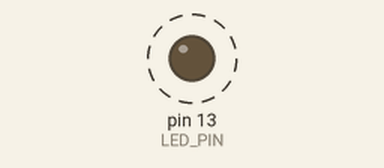
The sketch below on a simulated Arduino Uno, built with avr-gcc and run on an emulated ATmega328P. Parts: output pins drawn as LEDs (lit = HIGH). Dashed ring = blinking. Sleep ends after the set time or at an interrupt; what the sketch prints to the serial monitor is not drawn.

Above: at 1.1 s.
Timing chart, 0 to 4.9 s (numbered marks = the images above):
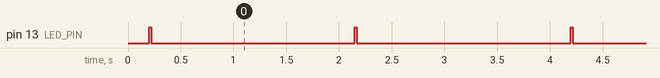

Measured:
- by itself, pin 13 (LED_PIN): alternates HIGH for 0.02 s and LOW for 2.0 s

The sketch:

avr_sleep_exam.ino
```cpp
#include "Arduino.h"
#include <avr/sleep.h>
#include <avr/power.h>
#include <avr/wdt.h>

// Blink Before sleeping
#define LED_PIN (13)

// This variable is made volatile because it is changed inside
// an interrupt function
volatile int f_wdt=1;

// Watchdog Interrupt Service. This is executed when watchdog timed out.
ISR(WDT_vect) {
  if(f_wdt == 0) {
    // here we can implement a counter the can set the f_wdt to true if
    // the watchdog cycle needs to run longer than the maximum of eight
    // seconds.
    f_wdt=1;
  }
}

// Enters the arduino into sleep mode.
void enterSleep(void)
{
  // There are five different sleep modes in order of power saving:
  // SLEEP_MODE_IDLE - the lowest power saving mode
  // SLEEP_MODE_ADC
  // SLEEP_MODE_PWR_SAVE
  // SLEEP_MODE_STANDBY
  // SLEEP_MODE_PWR_DOWN - the highest power saving mode
  set_sleep_mode(SLEEP_MODE_PWR_DOWN);
  sleep_enable();

  // Now enter sleep mode.
  sleep_mode();

  // The program will continue from here after the WDT timeout

  // First thing to do is disable sleep.
  sleep_disable();

  // Re-enable the peripherals.
  power_all_enable();
}

// Setup the Watch Dog Timer (WDT)
void setupWatchDogTimer() {
  // The MCU Status Register (MCUSR) is used to tell the cause of the last
  // reset, such as brown-out reset, watchdog reset, etc.
  // NOTE: for security reasons, there is a timed sequence for clearing the
  // WDE and changing the time-out configuration. If you don't use this
  // sequence properly, you'll get unexpected results.

  // Clear the reset flag on the MCUSR, the WDRF bit (bit 3).
  MCUSR &= ~(1<<WDRF);

  // Configure the Watchdog timer Control Register (WDTCSR)
  // The WDTCSR is used for configuring the time-out, mode of operation, etc

  // In order to change WDE or the pre-scaler, we need to set WDCE (This will
  // allow updates for 4 clock cycles).

  // Set the WDCE bit (bit 4) and the WDE bit (bit 3) of the WDTCSR. The WDCE
  // bit must be set in order to change WDE or the watchdog pre-scalers.
  // Setting the WDCE bit will allow updates to the pre-scalers and WDE for 4
  // clock cycles then it will be reset by hardware.
  WDTCSR |= (1<<WDCE) | (1<<WDE);

  /**
   *  Setting the watchdog pre-scaler value with VCC = 5.0V and 16mHZ
   *  WDP3 WDP2 WDP1 WDP0 | Number of WDT | Typical Time-out at Oscillator Cycles
   *  0    0    0    0    |   2K cycles   | 16 ms
   *  0    0    0    1    |   4K cycles   | 32 ms
   *  0    0    1    0    |   8K cycles   | 64 ms
   *  0    0    1    1    |  16K cycles   | 0.125 s
   *  0    1    0    0    |  32K cycles   | 0.25 s
   *  0    1    0    1    |  64K cycles   | 0.5 s
   *  0    1    1    0    |  128K cycles  | 1.0 s
   *  0    1    1    1    |  256K cycles  | 2.0 s
   *  1    0    0    0    |  512K cycles  | 4.0 s
   *  1    0    0    1    | 1024K cycles  | 8.0 s
  */
  WDTCSR  = (0<<WDP3) | (1<<WDP2) | (1<<WDP1) | (1<<WDP0);
  // Enable the WD interrupt (note: no reset).
  WDTCSR |= _BV(WDIE);
}

// Setup for the serial comms and the other things
void setup() {
  Serial.begin(9600);
  Serial.println("Initialising..."); delay(100);
  pinMode(LED_PIN, OUTPUT);
  setupWatchDogTimer();
  Serial.println("Initialisation complete."); delay(100);
}

// main loop
void loop() {
  // Wait until the watchdog have triggered a wake up.
  if(f_wdt != 1) {
    return;
  }

  // Toggle the LED on
  digitalWrite(LED_PIN, 1);
  // wait
  delay(20);
  // Toggle the LED off
  digitalWrite(LED_PIN, 0);

  // clear the flag so we can run above code again after the MCU wake up
  f_wdt = 0;

  // Re-enter sleep mode.
  enterSleep();

}
```
